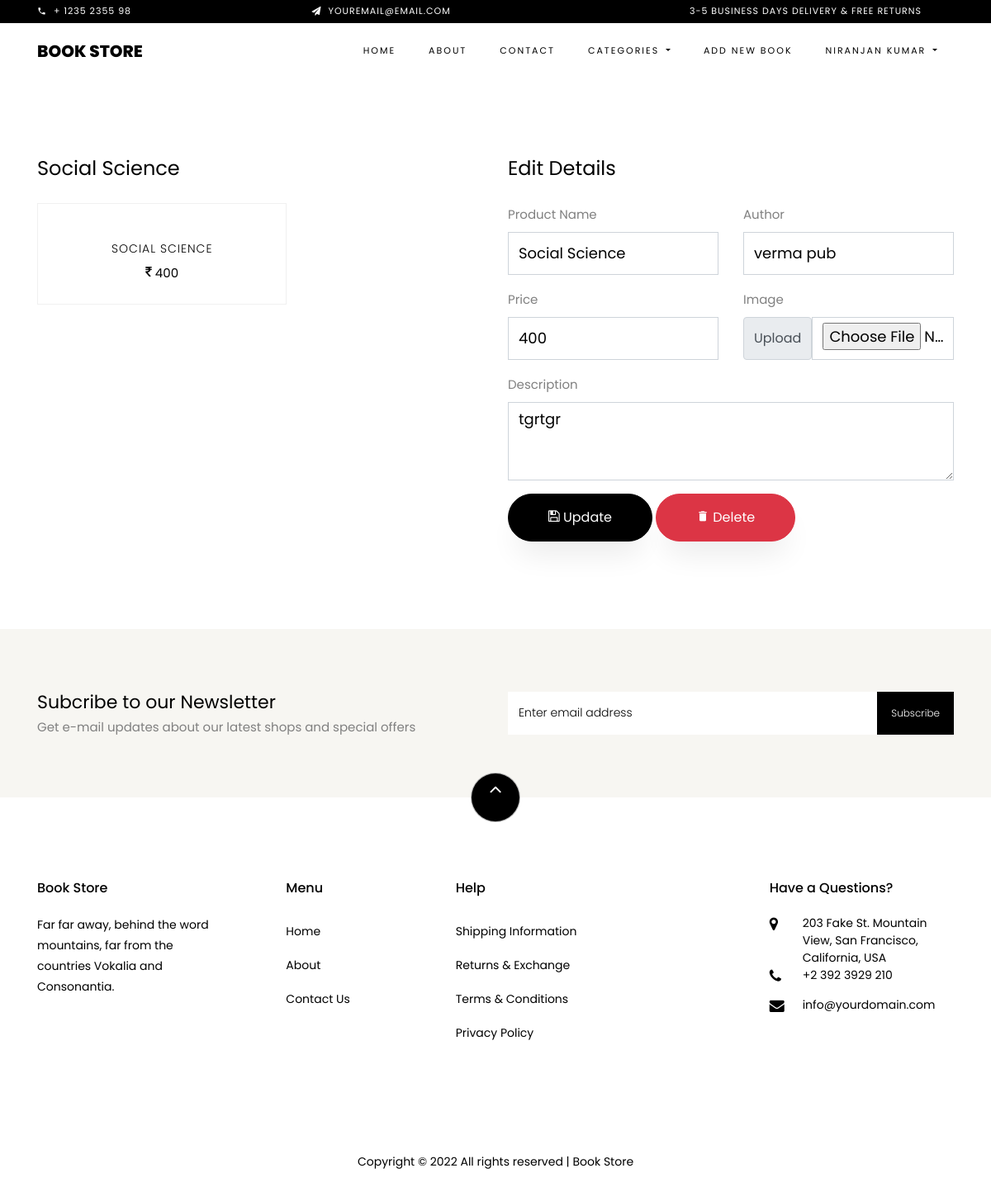
The page /product_detail/3/ (signed in) on the database its author committed.
### BookApp/models.py (models this page shows, shortened)
class User(models.Model):
    FullName = models.CharField(max_length=50)
    Email = models.EmailField(max_length=50, unique=True)
    Mobile = models.CharField(max_length=10)
    Address = models.TextField(max_length=100)
    Password = models.CharField(max_length=12)
    IsActive = models.BooleanField(default=False)
    IsSeller = models.BooleanField(default=False)

class Product(models.Model):
    product_seller = models.ForeignKey(User, on_delete=models.CASCADE)
    product_name = models.CharField(max_length=100)
    product_author = models.CharField(max_length=100)
    product_author = models.CharField(max_length=100)
    product_price = models.IntegerField()
    product_desc = models.TextField()
    product_image = models.ImageField(upload_to='images/')

### BookApp/views.py (the view)
# urls.py: path('product_detail/<int:pk>/',product_detail,name='product_detail'),
def product_detail(request, pk):
	user=User.objects.get(Email=request.session['email'])
	product=Product.objects.get(product_seller=user,pk=pk)
	return render(request,'product_details.html',{'products':product})

### BookApp/templates/product_details.html (shortened to what this page needs)
{% extends "main.html" %}
{% load static %}
{% block content %}
<section class="ftco-section">
    <div class="container">
        <div class="row justify-content-center">
            <div class="col-xl-6 ftco-animate">
                <h3 class="mb-4 billing-heading">{{products.product_name}}</h3>
                <div class="row">
                    <div class="col-md-6 col-lg-7 ftco-animate text-center">
                        <div class="product">
                            <a href="javascript:" class="img-prod text-center">
                            </a>
                            <div class="text py-3 pb-4 px-3 text-center">
                                <h3><a href="javascript:">{{ products.product_name }}</a></h3>
                                <div class="d-flex">
                                    <div class="pricing">
                                        <p class="price">
                                            <span class="price-sale"><i class="icon-inr"></i> {{ products.product_price }}</span>
                                        </p>
                                    </div>
                                </div>
                            </div>
                        </div>
                    </div>
                </div>
            </div>
            <div class="col-xl-6">
                <h3 class="mb-4 billing-heading">Edit Details</h3>
                    <form class="row g-3" method="post" action="{% url 'product_edit' pk=products.pk %}" enctype="multipart/form-data">
                        <div class="col-6 mb-3">
                            <label for="fullname" class="form-label">Product Name</label>
                            <input class="form-control" id="product_name" type="text" name="product_name" type="text"
                                placeholder="Product name" value="{{ products.product_name }}">
                        </div>
                        <div class="col-6 mb-3">
                            <label for="author" class="form-label">Author</label>
                            <input type="text" name="product_author" class="form-control" id="author"
                                placeholder="author name" value="{{ products.product_author }}">
                        </div>
                        <div class="col-6 mb-3">
                            <label for="price" class="form-label">Price</label>
                            <input type="text" name="product_price" class="form-control" id="price" placeholder="Enter Price" value="{{ products.product_price }}">
                        </div>
                        <div class="col-6 mb-3">
                            <label for="price" class="form-label">Image</label>
                            <div class="input-group">
                                <label class="input-group-text" for="upload">Upload</label>
                                <input type="file" class="form-control" name="product_image" id="upload">
                            </div>
                        </div>
                        <div class="col-12 mb-3">
                            <label for="description" class="form-label">Description</label>
                            <textarea class="form-control" name="product_desc" id="description" rows="3">{{ products.product_desc }}</textarea>
                        </div>
                        <div class="col-12 mb-3">
                            <button type="submit" class="btn btn-black py-3 px-5"><i class="icon-save"></i> Update</button>
                            <a href="{% url 'product_delete' pk=products.pk %}">
                              <button type="button" class="btn btn-danger py-3 px-5"><i class="icon-delete"></i> Delete</button>
                            </a>
                          </div>
                    </form>
            </div>
        </div>
    </div>
</section>
{% endblock %}

### BookApp/templates/main.html (shortened to what this page needs)
<!DOCTYPE html>
<html lang="en">
<head>
  {% load static %}
  <link rel="stylesheet" href="{% static 'css/open-iconic-bootstrap.min.css' %}">
  <link rel="stylesheet" href="{% static 'css/animate.css' %}">
  <link rel="stylesheet" href="{% static 'css/owl.carousel.min.css' %}">
  <link rel="stylesheet" href="{% static 'css/owl.theme.default.min.css' %}">
  <link rel="stylesheet" href="{% static 'css/magnific-popup.css' %}">
  <link rel="stylesheet" href="{% static 'css/aos.css' %}">
  <link rel="stylesheet" href="{% static 'css/ionicons.min.css' %}">
  <link rel="stylesheet" href="{% static 'css/bootstrap-datepicker.css' %}">
  <link rel="stylesheet" href="{% static 'css/jquery.timepicker.css' %}">
  <link rel="stylesheet" href="{% static 'css/flaticon.css' %}">
  <link rel="stylesheet" href="{% static 'css/icomoon.css' %}">
  <link rel="stylesheet" href="{% static 'css/style.css' %}">
</head>
<body class="goto-here">
  <div class="py-1 bg-black">
    <div class="container">
      <div class="row no-gutters d-flex align-items-start align-items-center px-md-0">
        <div class="col-lg-12 d-block">
          <div class="row d-flex">
            <div class="col-md pr-4 d-flex topper align-items-center">
              <div class="icon mr-2 d-flex justify-content-center align-items-center"><span class="icon-phone2"></span>
              </div>
              <span class="text">+ 1235 2355 98</span>
            </div>
            <div class="col-md pr-4 d-flex topper align-items-center">
              <div class="icon mr-2 d-flex justify-content-center align-items-center"><span
                  class="icon-paper-plane"></span></div>
              <span class="text">youremail@email.com</span>
            </div>
            <div class="col-md-5 pr-4 d-flex topper align-items-center text-lg-right">
              <span class="text">3-5 Business days delivery &amp; Free Returns</span>
            </div>
          </div>
        </div>
      </div>
    </div>
  </div>
  <nav class="navbar navbar-expand-lg navbar-dark ftco_navbar bg-dark ftco-navbar-light" id="ftco-navbar">
    <div class="container">
      <a class="navbar-brand text-black" href="/">{{request.session.app_name}}</a>
      <div class="collapse navbar-collapse" id="ftco-nav">
        <ul class="navbar-nav ml-auto">
          <li class="nav-item active"><a href="/" class="nav-link">Home</a></li>
          <li class="nav-item"><a href="{% url 'about' %}" class="nav-link">About</a></li>
          <li class="nav-item"><a href="{% url 'contact' %}" class="nav-link">Contact</a></li>
          {% if request.session.status %}
          <li class="nav-item dropdown">
            <a class="nav-link dropdown-toggle" href="#" id="navbarDropdown" role="button" data-bs-toggle="dropdown"
              aria-expanded="false">
              Categories
            </a>
          </li>
          {% if request.session.type == 'customer' %}
          <li class="nav-item cta cta-colored">
            <a class="nav-link" href="{% url 'mywishlist' %}">
              <span class="icon-heart"></span>[{{request.session.total_wlist}}]
            </a>
          </li>
          <li class="nav-item cta cta-colored">
            <a class="nav-link" href="{% url 'mycart' %}">
              <span class="icon-shopping_cart"></span>[{{request.session.total_cart}}]
            </a>
          </li>
          {% else %}
          <li class="nav-item">
            <a class="nav-link" href="{% url 'add_product_page' %}">Add New Book</a>
          </li>
          {% endif %}
          <li class="nav-item dropdown">
            <a class="nav-link dropdown-toggle" href="#" id="navbarDropdown" role="button" data-bs-toggle="dropdown"
              aria-expanded="false">
              {{ request.session.username }}
            </a>
          </li>
          {% endif %}
        </ul>
      </div>
    </div>
  </nav>
  {% block content %}{% endblock %}
  <section class="ftco-section ftco-no-pt ftco-no-pb py-5 bg-light">
    <div class="container py-4">
      <div class="row d-flex justify-content-center py-5">
        <div class="col-md-6">
          <h2 style="font-size: 22px;" class="mb-0">Subcribe to our Newsletter</h2>
          <span>Get e-mail updates about our latest shops and special offers</span>
        </div>
        <div class="col-md-6 d-flex align-items-center">
          <form action="#" class="subscribe-form">
            <div class="form-group d-flex">
              <input type="text" class="form-control" placeholder="Enter email address">
              <input type="submit" value="Subscribe" class="submit px-3">
            </div>
          </form>
        </div>
      </div>
    </div>
  </section>
  <footer class="ftco-footer ftco-section">
    <div class="container">
      <div class="row">
        <div class="mouse">
          <a href="#" class="mouse-icon">
            <div class="mouse-wheel"><span class="ion-ios-arrow-up"></span></div>
          </a>
        </div>
      </div>
      <div class="row mb-5">
        <div class="col-md">
          <div class="ftco-footer-widget mb-4">
            <h2 class="ftco-heading-2">{{request.session.app_name}}</h2>
            <p>Far far away, behind the word mountains, far from the countries Vokalia and Consonantia.</p>
            <ul class="ftco-footer-social list-unstyled float-md-left float-lft mt-5">
            </ul>
          </div>
        </div>
        <div class="col-md">
          <div class="ftco-footer-widget mb-4 ml-md-5">
            <h2 class="ftco-heading-2">Menu</h2>
            <ul class="list-unstyled">
              <li><a href="/" class="py-2 d-block">Home</a></li>
              <li><a href="{% url 'about' %}" class="py-2 d-block">About</a></li>
              <li><a href="{% url 'contact' %}" class="py-2 d-block">Contact Us</a></li>
            </ul>
          </div>
        </div>
        <div class="col-md-4">
          <div class="ftco-footer-widget mb-4">
            <h2 class="ftco-heading-2">Help</h2>
            <div class="d-flex">
              <ul class="list-unstyled mr-l-5 pr-l-3 mr-4">
                <li><a href="#" class="py-2 d-block">Shipping Information</a></li>
                <li><a href="#" class="py-2 d-block">Returns &amp; Exchange</a></li>
                <li><a href="#" class="py-2 d-block">Terms &amp; Conditions</a></li>
                <li><a href="#" class="py-2 d-block">Privacy Policy</a></li>
              </ul>
            </div>
          </div>
        </div>
        <div class="col-md">
          <div class="ftco-footer-widget mb-4">
            <h2 class="ftco-heading-2">Have a Questions?</h2>
            <div class="block-23 mb-3">
              <ul>
                <li><span class="icon icon-map-marker"></span><span class="text">203 Fake St. Mountain View, San
                    Francisco, California, USA</span></li>
                <li><a href="#"><span class="icon icon-phone"></span><span class="text">+2 392 3929 210</span></a></li>
                <li><a href="#"><span class="icon icon-envelope"></span><span
                      class="text">info@yourdomain.com</span></a></li>
              </ul>
            </div>
          </div>
        </div>
      </div>
      <div class="row">
        <div class="col-md-12 text-center">
          <p>
            Copyright &copy;
            <script>document.write(new Date().getFullYear());</script> All rights reserved |
            {{request.session.app_name}}
          </p>
        </div>
      </div>
    </div>
  </footer>
</body>
</html>

### BookApp/static/css/icomoon.css (style rules this page uses)
[class^="icon-"], [class*=" icon-"] { font-family: 'icomoon' !important; speak: none; font-style: normal; font-weight: normal; font-variant: normal; text-transform: none; line-height: 1; -webkit-font-smoothing: antialiased; -moz-osx-font-smoothing: grayscale; }
.icon-map-marker:before { content: "\f041"; }
.icon-phone:before { content: "\f095"; }
.icon-save:before { content: "\f0c7"; }
.icon-envelope:before { content: "\f0e0"; }
.icon-inr:before { content: "\f156"; }
.icon-paper-plane:before { content: "\f1d8"; }
.icon-phone2:before { content: "\e0cd"; }
.icon-delete:before { content: "\e872"; }

### rows shown on the page
User: session.username "NIRANJAN KUMAR"
Product: product_name "Social Science", product_name "SOCIAL SCIENCE", product_price "400", product_author "verma pub", product_desc "tgrtgr"

### other values the page prints
{{ request.session.app_name }} "BOOK STORE"
{{ request.session.app_name }} "Book Store"
